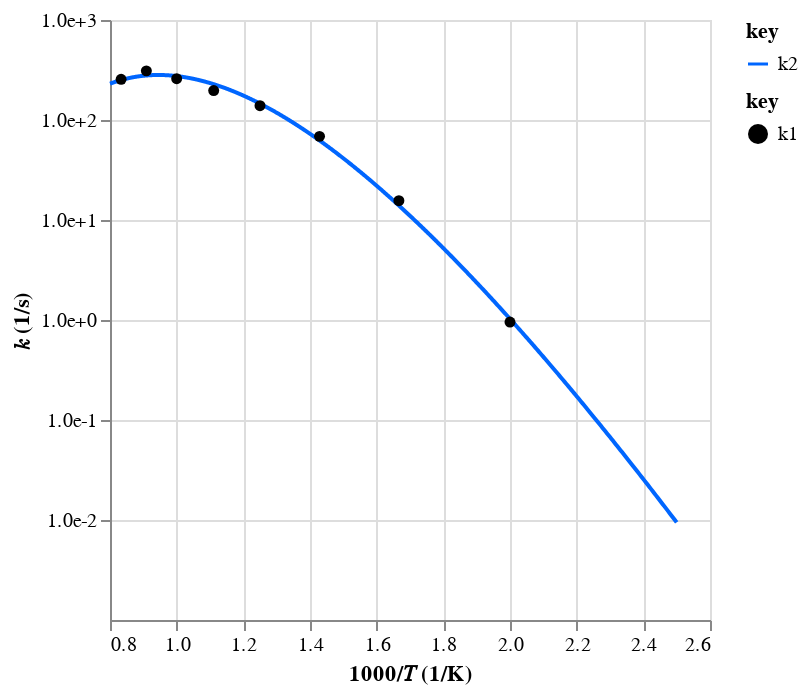

The notebook cell this image was saved under:
### Code cell
mess_outs = [
    """
W2->P3

P\T           500       600       700       800       900     1e+03   1.1e+03   1.2e+03   1.3e+03   1.4e+03   1.5e+03   1.6e+03   1.7e+03   1.8e+03   1.9e+03     2e+03
0.1        0.0493     0.585      2.38      6.99      20.1        42      21.2      -281 -1.27e+03 -3.89e+03 -9.04e+03  -1.7e+04 -2.06e+04 -3.26e+04  -3.1e+04  -3.4e+04
1           0.953      15.6      68.6       139       197       259       310       255     -56.6 -1.09e+03 -3.46e+03 -7.28e+03 -9.34e+03 -2.39e+04 -2.82e+04 -4.73e+04
10           6.17       174  1.14e+03  2.81e+03  3.67e+03  3.52e+03  2.95e+03  2.53e+03  2.45e+03  2.41e+03  2.19e+03  1.23e+03       410 -2.67e+03 -4.61e+03 -1.16e+04
100          13.5       644  7.44e+03  3.08e+04  6.11e+04  7.54e+04  6.66e+04     5e+04  3.72e+04  2.87e+04  2.39e+04  1.89e+04  1.49e+04  1.75e+04  1.46e+04  1.64e+04
O-O           ***       ***       ***       ***       ***       ***       ***       ***       ***       ***       ***       ***       ***       ***       ***       ***
    """
]
rxns = [ac.rate.from_mess_channel_output(mess_out) for mess_out in mess_outs]
rxn = sum(rxns[1:], start=rxns[0])
fit = ac.rate.fit_plog(rxn, sanitize=False)
ac.rate.display([*rxns, fit])

### Figure 1 — Vega-Lite specification as saved in the notebook (floating-point values rounded to 4 significant figures; data arrays with more than 128 entries replaced by an {"elided": "..."} marker saying what was removed)
{"config": {"view": {"continuousWidth": 300, "continuousHeight": 300}}, "layer": [{"data": {"name": "data-375bc18179a1216956314d67a5f5514f"}, "mark": {"type": "line"}, "encoding": {"color": {"field": "key", "scale": {"domain": ["k2"], "range": ["#0066ff"]}, "type": "nominal"}, "x": {"field": "x", "scale": {"zero": false}, "title": "1000/𝑇 (1/K)", "type": "quantitative"}, "y": {"axis": {"format": ".1e", "values": [0.01, 0.1, 1, 10, 100, 1000]}, "field": "value", "scale": {"type": "log"}, "title": "𝑘 (1/s)", "type": "quantitative"}}, "transform": [{"fold": ["k2"]}]}, {"data": {"name": "data-27d7addbd4a6957d0a4baded07d4a91b"}, "mark": {"type": "point", "filled": true, "opacity": 1}, "encoding": {"color": {"field": "key", "scale": {"domain": ["k1"], "range": ["#000000"]}, "type": "nominal"}, "x": {"field": "x", "scale": {"zero": false}, "title": "1000/𝑇 (1/K)", "type": "quantitative"}, "y": {"axis": {"format": ".1e", "values": [1, 10, 100, 1000]}, "field": "value", "scale": {"type": "log"}, "title": "𝑘 (1/s)", "type": "quantitative"}}, "transform": [{"fold": ["k1"]}]}], "resolve": {"scale": {"color": "independent"}}, "$schema": "https://vega.github.io/schema/vega-lite/v5.20.1.json", "datasets": {"data-375bc18179a1216956314d67a5f5514f": {"elided": "1000 records"}, "data-27d7addbd4a6957d0a4baded07d4a91b": [{"x": 2.0, "k1": 0.953}, {"x": 1.667, "k1": 15.6}, {"x": 1.429, "k1": 68.6}, {"x": 1.25, "k1": 139.0}, {"x": 1.111, "k1": 197.0}, {"x": 1.0, "k1": 259.0}, {"x": 0.9091, "k1": 310.0}, {"x": 0.8333, "k1": 255.0}]}}
